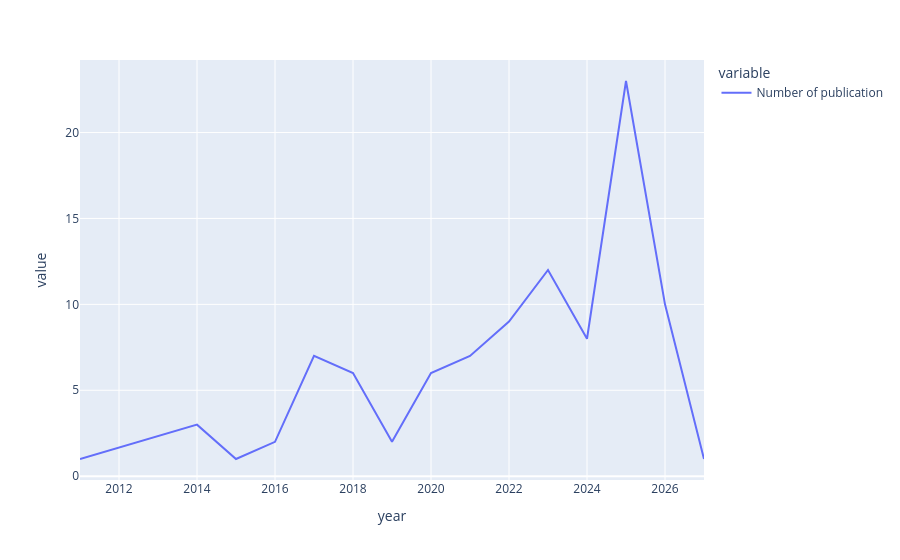

Here is the notebook cell this chart was saved with:
### Code cell
import plotly.express as px

px.line(df_04.groupby("year").size().rename("Number of publication"))

### Figure 1 — Plotly figure (JSON) as saved in the notebook; plotly's stock layout.template omitted (floating-point values rounded to 4 significant figures)
{"data": [{"hovertemplate": "variable=Number of publication<br>year=%{x}<br>value=%{y}<extra></extra>", "legendgroup": "Number of publication", "line": {"color": "#636efa", "dash": "solid"}, "marker": {"symbol": "circle"}, "mode": "lines", "name": "Number of publication", "orientation": "v", "showlegend": true, "type": "scatter", "x": [2011, 2014, 2015, 2016, 2017, 2018, 2019, 2020, 2021, 2022, 2023, 2024, 2025, 2026, 2027], "xaxis": "x", "y": [1, 3, 1, 2, 7, 6, 2, 6, 7, 9, 12, 8, 23, 10, 1], "yaxis": "y"}], "layout": {"legend": {"title": {"text": "variable"}, "tracegroupgap": 0}, "margin": {"t": 60}, "xaxis": {"anchor": "y", "domain": [0, 1], "title": {"text": "year"}}, "yaxis": {"anchor": "x", "domain": [0, 1], "title": {"text": "value"}}}}
